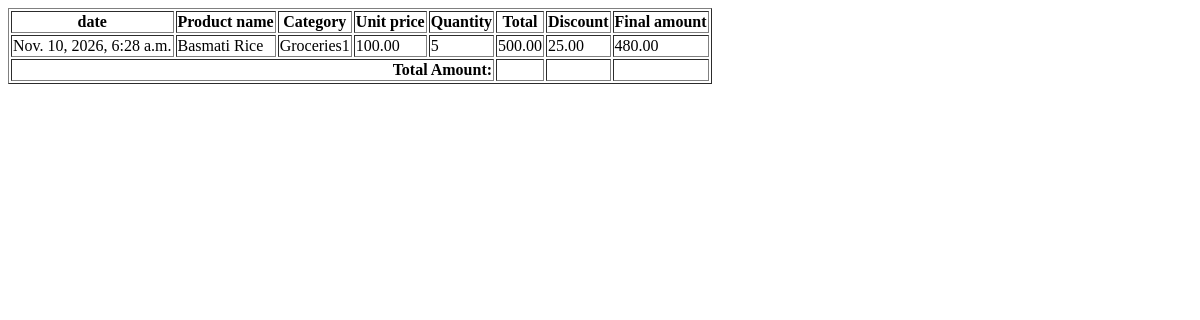
The page /ViewSales (signed in) on the database as committed earlier.
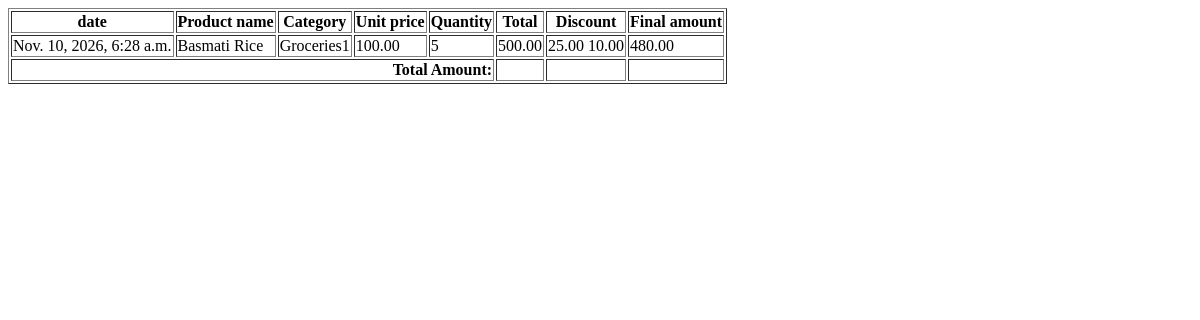
The same page on the database as committed later.
### RetailIQApp/models.py (models this page shows)
class OrderItemTable(models.Model):
    ORDER = models.ForeignKey(OrderTable, on_delete=models.PROTECT, null=True, blank=True)
    PRODUCT = models.ForeignKey(ProductTable, on_delete=models.PROTECT, null=True, blank=True)
    quantity = models.IntegerField(null=True, blank=True)
    unit_price = models.DecimalField(max_digits=10, decimal_places=2, null=True, blank=True) #fk to product table's selling price
    total_price = models.DecimalField(max_digits=10, decimal_places=2, null=True, blank=True)
    discount_amount = models.DecimalField(max_digits=10, decimal_places=2, null=True, blank=True)

class OrderTable(models.Model):
    bill_number = models.CharField(max_length=20, null=True, blank=True)
    CUSTOMER = models.ForeignKey(CustomerTable, on_delete=models.SET_NULL, null=True, blank=True) # it is an optional feature, as some customers may not want to provide their details, so we can make it optional
    date_time = models.DateTimeField(auto_now_add=True)
    total_price = models.DecimalField(max_digits=10, decimal_places=2, null=True, blank=True)
    discount_amount = models.DecimalField(max_digits=10, decimal_places=2, null=True, blank=True)
    final_price = models.DecimalField(max_digits=10, decimal_places=2, null=True, blank=True)
    payment_method = models.CharField(max_length=20, null=True, blank=True)

class ProductTable(models.Model):
    SHOPID = models.ForeignKey(ShopTable, on_delete=models.PROTECT, null=True, blank=True) #necessary? because there is fk to category table
    CATEGORY = models.ForeignKey(CategoryTable,on_delete=models.PROTECT,null=True,blank=True)
    product_name = models.CharField(max_length=50, null=True, blank=True)
    STOCK = models.ForeignKey(StockTable, on_delete=models.PROTECT, null=True, blank=True) #not appearing in viewproducts.html
    brand = models.CharField(max_length=20, null=True, blank=True)
    expiry_date = models.DateField(null=True, blank=True)
    manufacturing_date = models.DateField(null=True, blank=True)
    barcode = models.IntegerField(null=True, blank=True)
    purchase_price = models.DecimalField(max_digits=10, decimal_places=2, null=True, blank=True)
    selling_price = models.DecimalField(max_digits=10, decimal_places=2, null=True, blank=True)
    unit = models.CharField(max_length=20, null=True, blank=True)
    description = models.TextField(max_length=200, null=True, blank=True)
    supplier_name = models.CharField(max_length=20, null=True, blank=True)
    supplier_email = models.EmailField(max_length=50, null=True, blank=True)
    supplier_phone = models.CharField(max_length=20, null=True, blank=True)

class CategoryTable(models.Model):
    SHOPID = models.ForeignKey(ShopTable, on_delete=models.PROTECT, null=True, blank=True)
    category_name = models.CharField(max_length=20, null=True, blank=True)
    category_description = models.CharField(max_length=100, null=True, blank=True)
    created_at = models.DateTimeField(auto_now_add=True)
    updated_at = models.DateTimeField(auto_now=True)
    is_active = models.BooleanField(default=True)

class DiscountTable(models.Model):
    PRODUCT = models.ForeignKey(ProductTable, on_delete=models.CASCADE, null=True, blank=True)
    discount_type = models.CharField(max_length=20, null=True, blank=True)
    discount_value = models.DecimalField(max_digits=10, decimal_places=2, null=True, blank=True)
    start_date = models.DateField(null=True, blank=True)
    end_date = models.DateField(null=True, blank=True)
    created_at = models.DateTimeField(auto_now_add=True)

### RetailIQApp/views.py (the view)
# urls.py: path('ViewSales',ViewSales.as_view(),name='ViewSales'),
class ViewSales(View):
    def get(self,request):
        obj = OrderItemTable.objects.select_related('ORDER','PRODUCT').filter(PRODUCT__SHOPID__LOGINID_id=request.session['loginid']).prefetch_related('PRODUCT__discounttable_set') #here first got inside product table and then reverse relation to discount table
        return render(request,'shop/ViewSales.html', {'order_data':obj})

### templates/Shop/ViewSales.html (shortened to what this page needs)
<!DOCTYPE html>
<html lang="en">
<head>
</head>
<body>
    <table border="1">
        <tr>
            <th>date</th>
            <th>Product name</th>
            <th>Category</th>
            <th>Unit price</th>
            <th>Quantity</th>
            <th>Total</th>
            <th>Discount</th>
            <th>Final amount</th>
        </tr>
        {% for i in order_data %}
        <tr>
            <td>{{ i.ORDER.date_time }}</td>
            <td>{{ i.PRODUCT.product_name }}</td>
            <td>{{ i.PRODUCT.CATEGORY.category_name }}</td>
            <td>{{ i.unit_price }}</td>
            <td>{{ i.quantity }}</td>
            <td>{{ i.total_price }}</td>
            <td>
                {% for d in i.PRODUCT.discounttable_set.all %}
                {{ d.discount_value }}
                {% endfor %}
            </td>
            <td>{{ i.ORDER.final_price }}</td>
        </tr>
        {% endfor %}
        <tr>
            <td colspan="5" style="text-align: right;"><strong>Total Amount:</strong></td>
            <td></td>
            <td></td>
            <td></td>
        </tr>
    </table>
</body>
</html>

Rows that differ between the two databases and show on the page:
added DiscountTable: discount_value "10.00"
